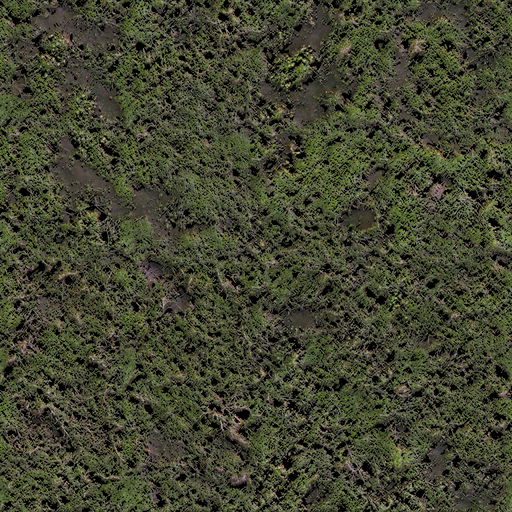
#> input picture mod/art/game/terrain/forest-ground-1.png, 512 x 512 px; its folder holds 4 pictures in this run
$ python normalize-terrain.py
#> lines starting #> are read from the running program, lines starting #| are printed output that depends on the picture
"""A1b — the five Forest floor tiles share one tone.

`TerrainSwap` cycles the five client floor textures over a stage's tile
materials, so two neighbouring tiles can be drawn with different images. They
were shipped as the client exports them and their tone differs by up to 1.6x
(mean luminance 49.2 against 80.3/255), which reads on screen as light and dark
blocks ("on voit la distinction entre certains blocs").

This pass rewrites every tile so all five share one mean colour. Only the mean
moves: a per-channel gain (a scale about zero) takes each channel's mean to the
mean of the five, so a tile keeps its own pattern, its own contrast and its own
local cast. The measured gains are 0.820..1.374 and the worst 99.9th percentile
after the pass is 195/255, so the match is not a clipping pass.

Source = the raw client export (`art/raw/terrain/forest-ground-N`, 1024² RGBA,
an extensionless PNG); the shipped file is 512² RGB, which is A1's curation.
When the raw export is absent the shipped file is the source, so the tool still
runs on a checkout without the ignored raw tree.

  python mod/tools/data/normalize-terrain.py            # rewrite the five tiles
  python mod/tools/data/normalize-terrain.py --check    # audit only, exit 1 on a spread
  python mod/tools/data/normalize-terrain.py --sheet    # + lab/out/terrain-tone.png
"""

import argparse
import pathlib
import sys

from PIL import Image, ImageDraw

MOD = pathlib.Path(__file__).resolve().parents[2]
REPO = MOD.parent
SHIPPED = MOD / "art/game/terrain"
RAW = MOD / "art/raw/terrain"
SHEET = REPO / "lab/out/terrain-tone.png"

SIZE = 512
GROUNDS = (1, 2, 3, 4, 5)

# The mean of the five tiles as the client exports them (measured 2026-11-01).
# Matching every tile to it leaves the floor's overall tone exactly as it is.
TARGET = (67.2, 69.2, 48.7)

# A shipped tile's mean may sit this far from the target (8-bit rounding).
TOLERANCE = 0.75
# The five luminance means may sit this far apart.
SPREAD = 1.0


def mean_rgb(image):
    pixels = list(image.getdata())
    count = len(pixels)
    return tuple(sum(pixel[i] for pixel in pixels) / count for i in range(3))


def luminance(mean):
    return 0.2126 * mean[0] + 0.7152 * mean[1] + 0.0722 * mean[2]


def source(tile):
    raw = RAW / f"forest-ground-{tile}"
    if raw.exists():
        return raw, "raw"
    return SHIPPED / f"forest-ground-{tile}.png", "shipped"


def load(tile):
    path, origin = source(tile)
    # RGB before the resize: Pillow resizes RGBA through its alpha, which
    # brightens a tile's mean (g1 reads 73.6 as RGB and 88.4 as RGBA), and A1's
    # curation dropped the alpha for the same reason.
    image = Image.open(path).convert("RGB")
    if image.size != (SIZE, SIZE):
        image = image.resize((SIZE, SIZE), Image.LANCZOS)
    return image, origin


def scale_channel(channel, gain):
    lut = [min(255, int(round(value * gain))) for value in range(256)]
    return channel.point(lut)


def matched(image):
    mean = mean_rgb(image)
    gains = [TARGET[i] / max(mean[i], 1e-6) for i in range(3)]
    channels = image.split()
    return Image.merge("RGB", [scale_channel(channels[i], gains[i]) for i in range(3)]), gains


def report(origin, tile, before, after):
    print(
        f"  forest-ground-{tile} [{origin}]: "
        f"mean {before[0]:5.1f}/{before[1]:5.1f}/{before[2]:5.1f} "
        f"luma {luminance(before):5.1f} -> "
        f"{after[0]:5.1f}/{after[1]:5.1f}/{after[2]:5.1f} "
        f"luma {luminance(after):5.1f}"
    )


# [55 lines left out: functions audit, contact_sheet, not called in this run]


def normalize(sheet):
    before = {}
    after = {}
    print(f"terrain tone match: target mean {TARGET[0]:.1f}/{TARGET[1]:.1f}/{TARGET[2]:.1f}")
    for tile in GROUNDS:
        image, origin = load(tile)
#> in load, image is the input picture: PIL image 512x512 RGB; mean R, G, B 67.2, 69.2, 48.7
#> in normalize, `image, origin = load(tile)`: origin = 'shipped'
        result, gains = matched(image)
#> in mean_rgb, `pixels = list(image.getdata())`: pixels = 262144 items
#> in mean_rgb, `count = len(pixels)`: count = 262144
#> in matched, `mean = mean_rgb(image)`: mean = (67.2, 69.2, 48.71)
#> in matched, `gains = [TARGET[i] / max(mean[i], 1e-6) for i in range(3)]`: gains = [1, 1, 1]
#> in scale_channel, `return channel.point(lut)`:
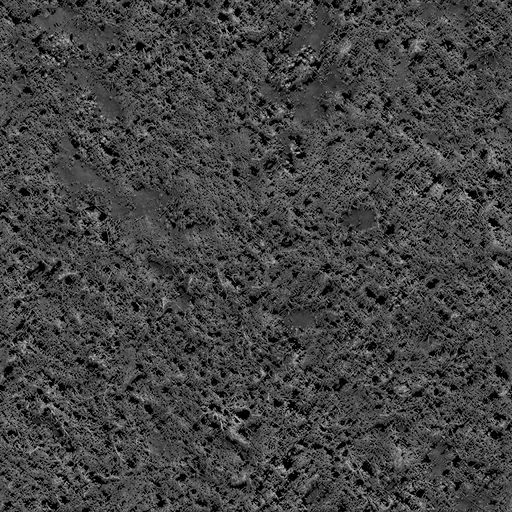
#> returned value: PIL image 512x512 L; min 0, max 205, mean 67.2
#> call 3 of scale_channel, with gain = 1
#> in scale_channel (call 3), `return channel.point(lut)`:
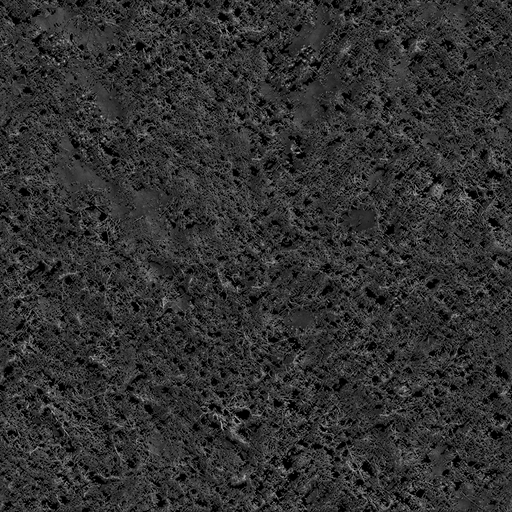
#> returned value: PIL image 512x512 L; min 0, max 196, mean 48.7
        before[tile] = image
        after[tile] = result
        result.save(SHIPPED / f"forest-ground-{tile}.png")
        report(origin, tile, mean_rgb(image), mean_rgb(result))
#|   forest-ground-1 [shipped]: mean  67.2/ 69.2/ 48.7 luma  67.3 ->  67.2/ 69.2/ 48.7 luma  67.3
#|       gain 1.000/1.000/1.000, 512x512 RGB
        print(
            f"      gain {gains[0]:.3f}/{gains[1]:.3f}/{gains[2]:.3f}, "
            f"{SIZE}x{SIZE} RGB"
        )
#> pass 2 of the loop in normalize, `for tile in GROUNDS:`:
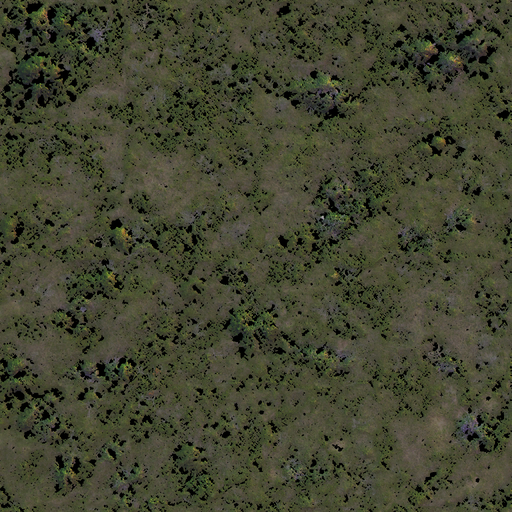
#> input picture mod/art/game/terrain/forest-ground-2.png, 512 x 512 px
#> in load, image is the input picture: PIL image 512x512 RGB; mean R, G, B 67.2, 69.2, 48.7
#> in scale_channel (call 4), `return channel.point(lut)`:
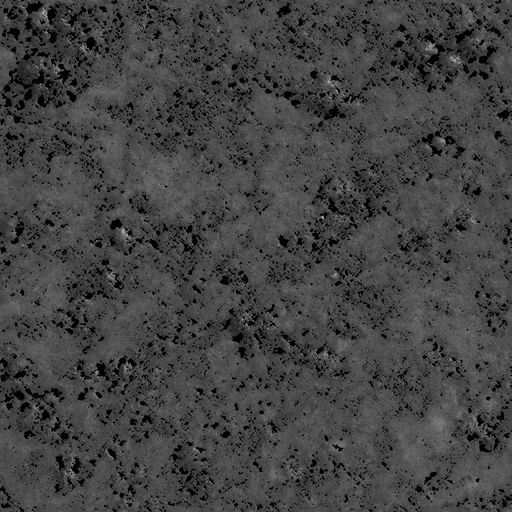
#> returned value: PIL image 512x512 L; min 0, max 181, mean 67.2
#> in scale_channel (call 6), `return channel.point(lut)`:
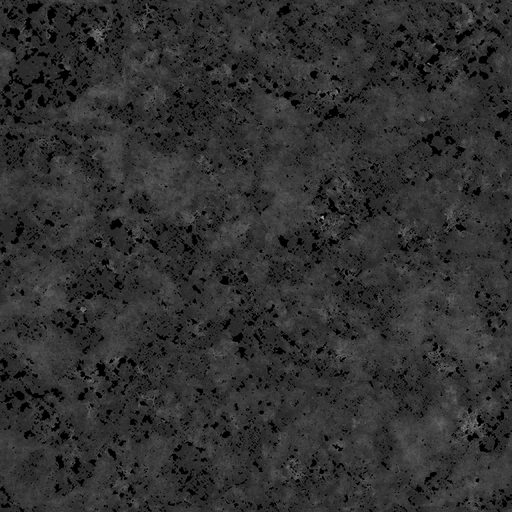
#> returned value: PIL image 512x512 L; min 0, max 170, mean 48.7
#|   forest-ground-2 [shipped]: mean  67.2/ 69.2/ 48.7 luma  67.3 ->  67.2/ 69.2/ 48.7 luma  67.3
#|       gain 1.000/1.000/1.000, 512x512 RGB
#> pass 3 of the loop in normalize, `for tile in GROUNDS:`:
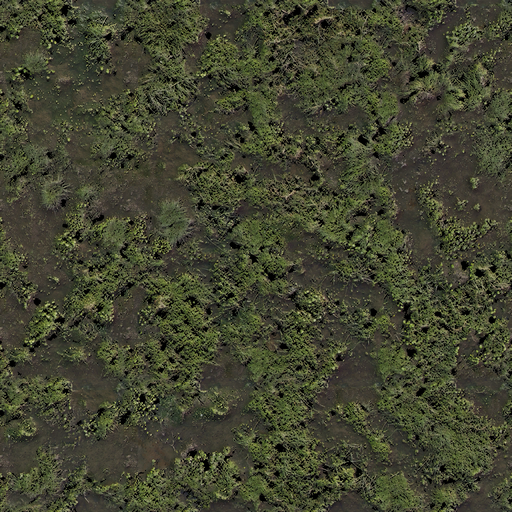
#> input picture mod/art/game/terrain/forest-ground-3.png, 512 x 512 px
#> in load, image is the input picture: PIL image 512x512 RGB; mean R, G, B 67.2, 69.2, 48.7
#> in scale_channel (call 7), `return channel.point(lut)`:
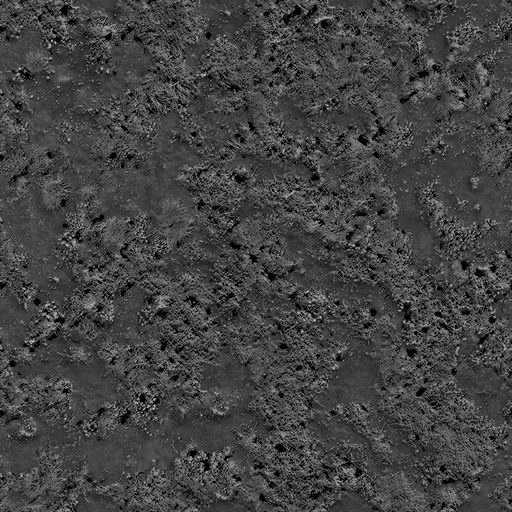
#> returned value: PIL image 512x512 L; min 0, max 209, mean 67.2
#> in scale_channel (call 9), `return channel.point(lut)`:
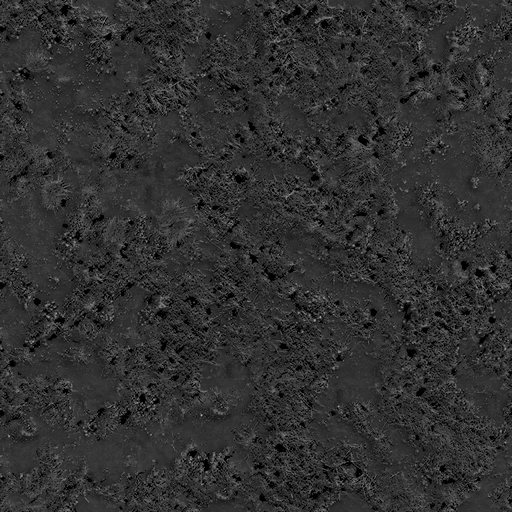
#> returned value: PIL image 512x512 L; min 0, max 183, mean 48.7
#|   forest-ground-3 [shipped]: mean  67.2/ 69.2/ 48.7 luma  67.3 ->  67.2/ 69.2/ 48.7 luma  67.3
#|       gain 1.000/1.000/1.000, 512x512 RGB
#> the loop made 5 passes; the first 3 are shown

    if sheet:
        contact_sheet(before, after)
    return audit()


def main():
    parser = argparse.ArgumentParser(description=__doc__)
    parser.add_argument("--check", action="store_true", help="audit the shipped tiles, write nothing")
    parser.add_argument("--sheet", action="store_true", help="also write the contact sheet")
    arguments = parser.parse_args()

    if arguments.check:
        return audit()
    return normalize(arguments.sheet)


if __name__ == "__main__":
#> (the run stopped early here; a loop or call above may not have finished)
